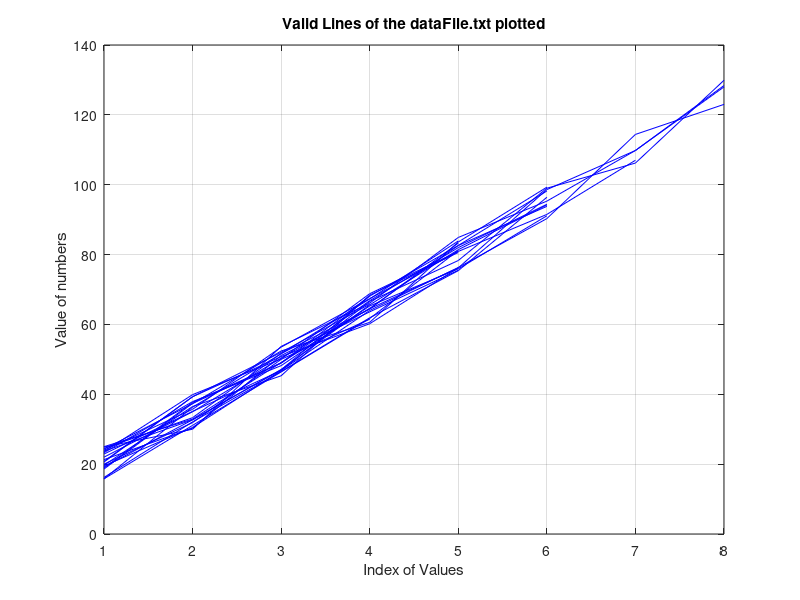
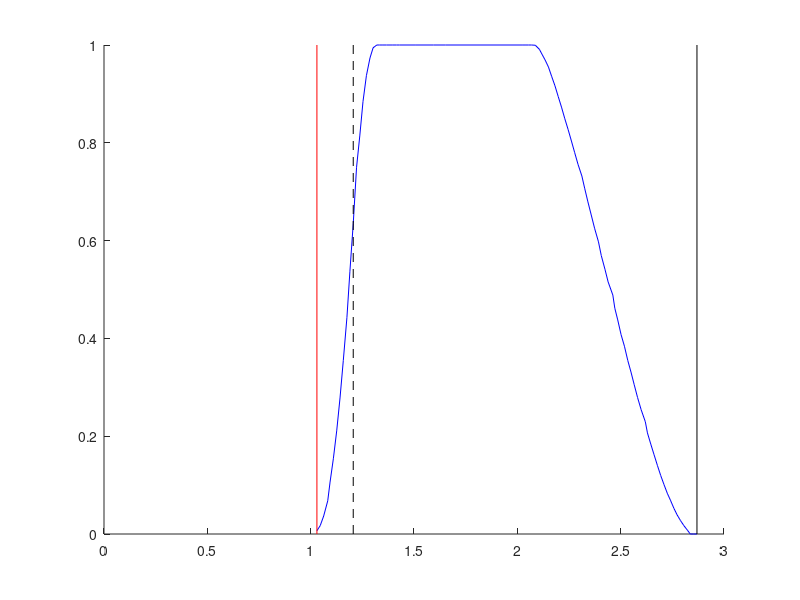

Write the MATLAB code that produced these figures, in order. (Note: this script raises an error after producing the figures.)
clc
close all
clear all
%% Question 1:
% Using a while loop to read the dataFile.txt. Counting the number of times
% the word "valid" and "corrupted" are repeated. Also, counting the number
% of lines presnet the text file. Finding the number of times a value is
% greater than the threshold value of 30.7 and incrementing the respective
% counter. Calculating the mean and std of the numbers present in the file
% and also ploting the numbers.
fprintf('Question 1')

% Declaring variables needed.
count1 = 0;
count2 = 0;
count3 = 0;
count4 = 0;
currentValueString = '';
tempCurrentValueString = '';
tempCount = 0;

% opening the dataFile.txt and cycling through it to perform required
% functions.
fileid = fopen('dataFile.txt');
while('true')
    line = fgetl(fileid);
    if (ischar(line) == 0)
        break;
    end
    count1 = count1+1;
    count2 = count2+numel(strfind(line,'valid'));
    count3 = count3+numel(strfind(line,'corrupted'));       
    tempCurrentValueString = regexp(line,'\s','split');
    currentValueString = regexp(tempCurrentValueString(1,1),'-','split');
    numberValue = str2double(currentValueString{1,1});
    plot(numberValue,'b-')
    hold on;
    grid on;
    for c=1:(length(numberValue))
        newNumberValues = numberValue(c);
        if (numberValue(c) > 30.7)
            count4 = count4 + 1;
        end
    end
end

% Calculating the mean and std of the numbers.
meanOfNumbers = mean(numberValue);
stdOfNumbers = std(numberValue);

% Printing the values as specified and ploting the graph.
fprintf('\nTotal number of lines : %d  ',count1);
fprintf('\nNumber of valid lines : %d  ',count2);
fprintf('\nNumber of corrupted lines : %d  ',count3);
fprintf('\nNumber of numbers greater than the threshold : %d  ',count4);
fprintf('\nMean of all the data : %f  ',meanOfNumbers);
fprintf('\nStd dev of all the data : %f ',stdOfNumbers);
hold on;
xlabel('Index of Values');
ylabel('Value of numbers');
title('Valid Lines of the dataFile.txt plotted');

% Closing the dataFile.txt.
fclose(fileid);


%% Question 2:
% Opening the keyData.txt using the while loop and calculating the
% timeStamp value of the midi On/Off message along with calculating the
% time stamp and position value of the key position message. When it's a
% message that's neither, displaying a warning message. Calculating the
% velocity of the key position when the position value is 0.75.
fprintf('\n\n');
fprintf('\nQuestion 2\n');

% Declaring the variables needed.
lineCount = 1;
midiOn = 0;
midiOff = 0;
numberTemp = 0;
positionArray = [];
timeArray = [];
midiOnArray = [];
midiOffArray = [];
line2 = {0 0 0 0 0};
line3 = {0 0 0 0 0};
position1 = 0;
position2 = 0;
time1 = 0;
time2 = 0;
calculatedVelocity = 0;

% Opening the keyData.txt to cycle through and perform the specified
% functions.
fid = fopen('keyData.txt');
while('true')
    newLine = fgetl(fid);
    if (ischar(newLine) == 0)
        break;
    end
    midiLines = regexp(newLine,'/keylog/midi');
    oscpLines = regexp(newLine,'/keylog/oscp');
    
    % If the value of "numberTemp" equals zero, the MIDI note is On, else
    % the Midi note is off.
    if (length(midiLines) == 1)
        tempString = regexp(newLine,'\s','split');
        newTemp = {tempString{1:end}};
        numberTemp = str2double(newTemp{1,4}); 
        actualValue = str2double(newTemp{1,5});
        if(numberTemp == 0)
            fprintf('\nThe MIDI note ON time stamp is --> %f\n',actualValue);
            midiOnArray = cat(2,midiOnArray,actualValue);
        else
            fprintf('The MIDI note OFF time stamp is --> %f \n',actualValue);
            midiOffAray = cat(2,midiOffArray,actualValue);
        end
        
    % Records the position and timeStamp values of the keyPosition message
    % using the "cat function."    
    elseif (length(oscpLines) == 1)
       tempString2 = regexp(newLine,'\s','split');
       newTemp2 = {tempString2{1:end}};
       numberTempPosition = str2double(newTemp2{1,4});
       numberTempTimeStamp = str2double(newTemp2{1,5});
       fprintf('\nThe position value of the key position message are --> %f ',numberTempPosition);
       fprintf('\nThe TimeStamp values of the key position message are --> %f ',numberTempTimeStamp);
       positionArray = cat(2,positionArray,numberTempPosition);
       timeArray = cat(2,timeArray,numberTempTimeStamp);
    
    % Displaying a warning sign when the message is neither that of a MIDI 
    % or oscp.
    else
        tempString3 = regexp(newLine,'\s','split');
        newTemp3 = {tempString3{1:end}};
        tempPath = newTemp3{1,1};
        fprintf('\n\nWarning (line %d): unhandled OSC path <%s> \n\n',lineCount,tempPath);
    end
    lineCount = lineCount + 1;
    
    % Calculates the new velocity based on the the timeStamp and velocity
    % values of the line before and after the line that has a position
    % value equal to 0.75.
    if(length(oscpLines) == 1)
        tempString3 = regexp(newLine,'\s','split');
        newTemp3 = {tempString3{1:end}};
        position1 = str2double(newTemp3{1,4});
        time1 = str2double(newTemp3{1,5});
        numberTempLine2 = str2double(line2{1,4});
        if (numberTempLine2 == 0.75)
            position2 = str2double(line3{1,4});
            time2 = str2double(line3{1,5});
            calculatedVelocity = (position2 - position1)/(time2 - time1);
            fprintf('\n\nThe calculated velocity value is --> %f \n\n',calculatedVelocity);
        end
        line3 = line2;
        line2 = newTemp3;
    end
end

% Calculating the minPosition and maxPosition of the timeStamp values.
minPosition = min(timeArray);
maxPosition = max(timeArray);

% Plotting the graph, along with lines for the min, max and 0.75 place
% values. 
figure(2);
axis([0, 3, 0, 1]); 
hold on;
plot(timeArray,positionArray,'b-');
plot([minPosition minPosition], [0 1], 'r-' );
plot([maxPosition maxPosition], [0 1], 'k-' );
plot([time2 time2], [0 1], 'k--')
hold on;
legend('position','Start Time','End Time','Position');
title('Key Position vs Time');
xlabel('Time (in Seconds)');
ylabel('Position');